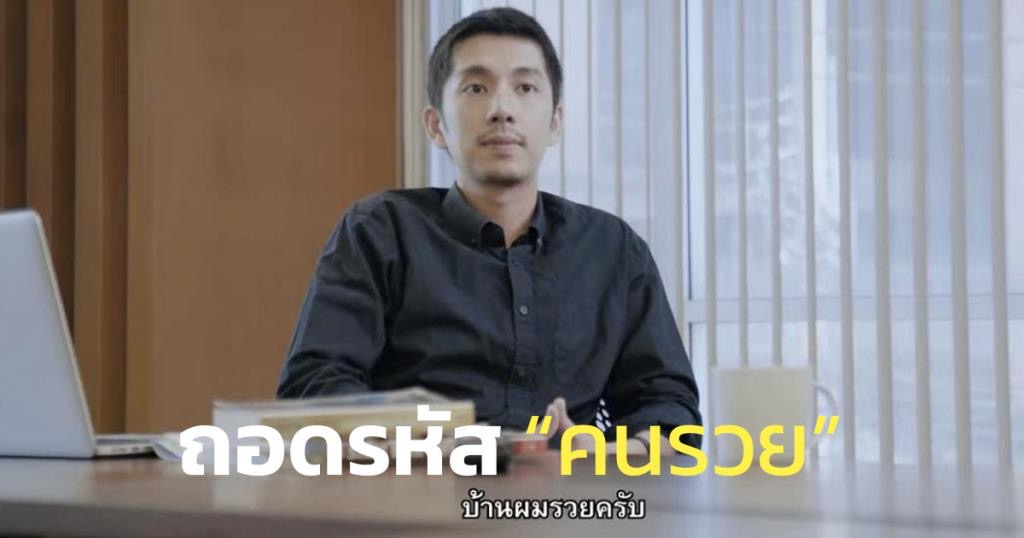
#> input picture week_02/pic.jpg, 1024 x 538 px
$ jupyter execute Activity.ipynb
#> lines starting #> are read from the running program, lines starting #| are printed output that depends on the picture; after the words box and inside, x2 and y2 are one past the last pixel; in counts of white or black regions, pixels touching at a corner belong together
[cell 1]
import cv2
import numpy as np
from matplotlib import pyplot as plt

[cell 2]
imgCv = cv2.imread("pic.jpg")
#> imgCv is the input picture: shape (538, 1024, 3); mean B, G, R 129, 129.3, 133.7
imgCv2 = cv2.imread("pic_02.jpg")
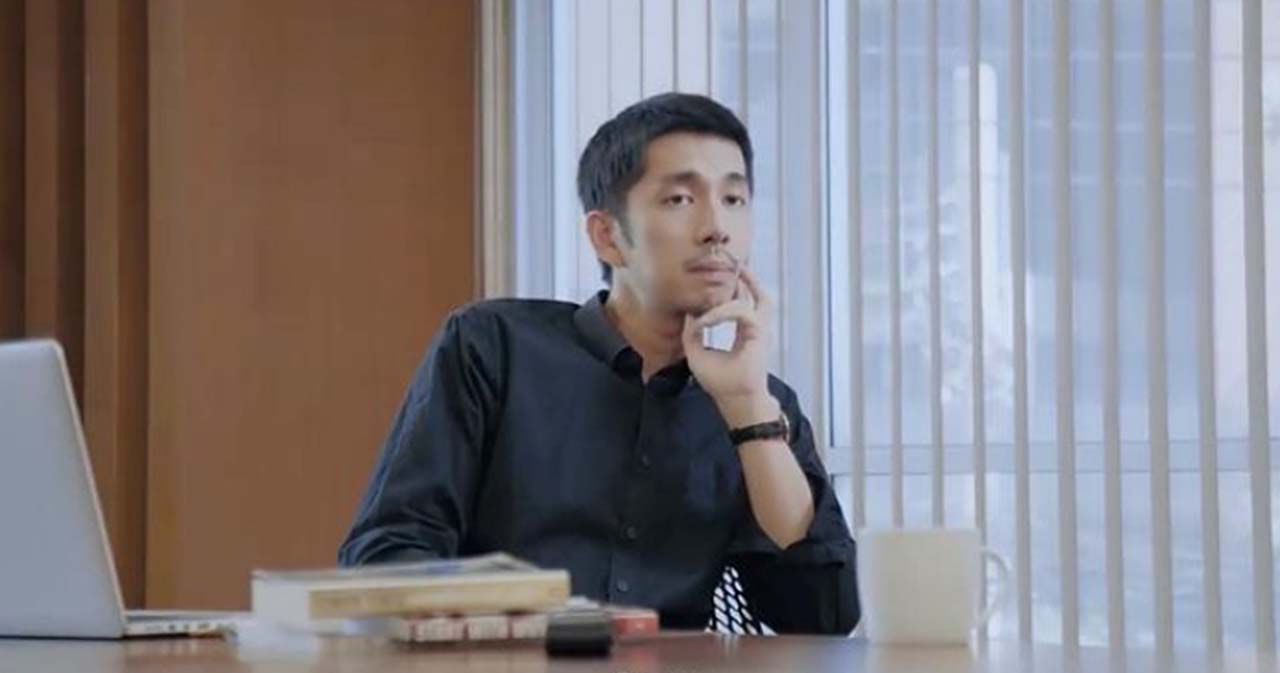
#> input picture week_02/pic_02.jpg, 1280 x 673 px
#> imgCv2 is the input picture: shape (673, 1280, 3); mean B, G, R 128.4, 124.7, 130
imgPlt = plt.imread("pic.jpg")
imgPlt2 = plt.imread("pic_02.jpg")

**2.1 Color Model Visualization**

[cell 3]
f, ax = plt.subplots(4, 4)
f.set_figheight(15)
f.set_figwidth(15)
f.set_facecolor("white")

# RGB
image_01 = cv2.cvtColor(imgCv, cv2.COLOR_BGR2RGB )
rr_01 = image_01
r_01 = rr_01[:, :, 0]
gg_01 = image_01
g_01 = gg_01[:, :, 1]
bb_01 = image_01
b_01 = bb_01[:, :, 2]
ax[0, 0].title.set_text("RGB")
ax[0, 0].imshow(image_01)
ax[0, 1].title.set_text("R")
ax[0, 1].imshow(r_01, cmap='gray')
ax[0, 2].title.set_text("G")
ax[0, 2].imshow(g_01, cmap='gray')
ax[0, 3].title.set_text("B")
ax[0, 3].imshow(b_01, cmap='gray')

#HSV
image_02 = cv2.cvtColor(imgPlt, cv2.COLOR_RGB2HSV )
#> image_02: shape (538, 1024, 3); mean H, S, V 70.6, 59.5, 145.9
hh_02 = image_02
h_02 = hh_02[:, :, 0]
ss_02 = image_02
s_02 = ss_02[:, :, 1]
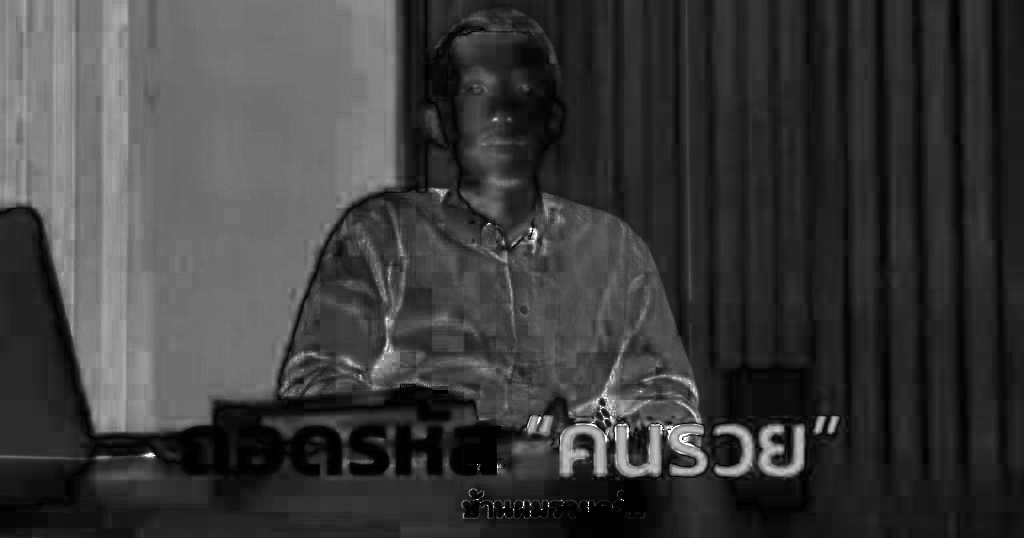
#> s_02: shape (538, 1024); min 0, max 255, mean 59.5
vv_02 = image_02
v_02 = vv_02[:, :, 2]
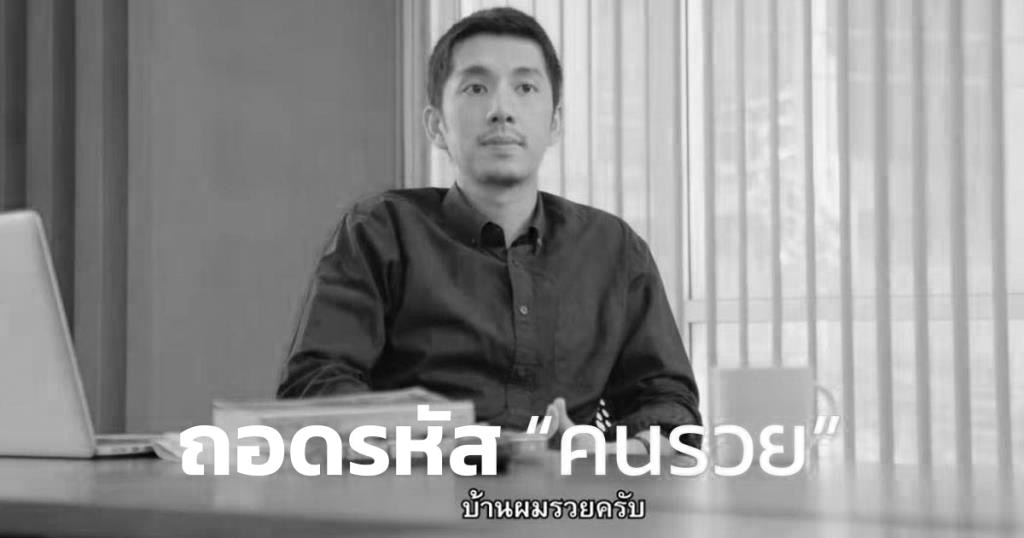
#> v_02: shape (538, 1024); min 0, max 255, mean 145.9
ax[1, 0].title.set_text("HSV")
ax[1, 0].imshow(image_02)
ax[1, 1].title.set_text("H")
ax[1, 1].imshow(h_02, cmap='gray')
ax[1, 2].title.set_text("S")
ax[1, 2].imshow(s_02, cmap='gray')
ax[1, 3].title.set_text("V")
ax[1, 3].imshow(v_02, cmap='gray')

#HLS
image_03 = cv2.cvtColor(imgPlt, cv2.COLOR_RGB2HLS )
#> image_03: shape (538, 1024, 3); mean of channels 0, 1, 2 70.5, 131.5, 54.8
hh_03 = image_03
h_03 = hh_03[:, :, 0]
ll_03 = image_03
l_03 = ll_03[:, :, 1]
ss_03 = image_03
s_03 = ss_03[:, :, 2]
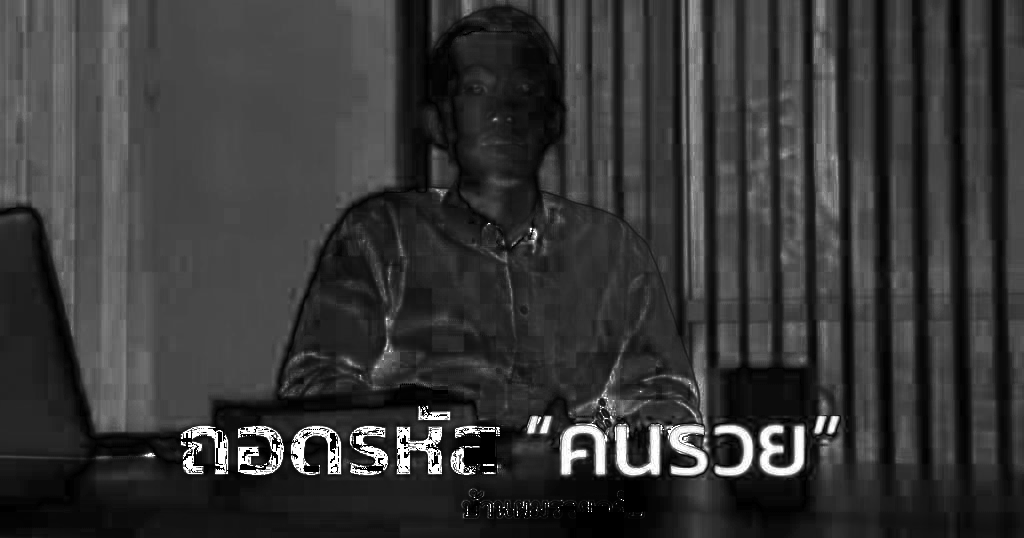
#> s_03: shape (538, 1024); min 0, max 255, mean 54.8
ax[2, 0].title.set_text("HLS")
ax[2, 0].imshow(image_03)
ax[2, 1].title.set_text("H")
ax[2, 1].imshow(h_03, cmap='gray')
ax[2, 2].title.set_text("L")
ax[2, 2].imshow(l_03, cmap='gray')
ax[2, 3].title.set_text("S")
ax[2, 3].imshow(s_03, cmap='gray')

#YCrCb
image_04 = cv2.cvtColor(imgPlt, cv2.COLOR_RGB2YCrCb )
#> image_04: shape (538, 1024, 3); mean of channels 0, 1, 2 130.6, 130.2, 127.1
yy_04 = image_04
y_04 = yy_04[:, :, 0]
rr_04 = image_04
r_04 = rr_04[:, :, 1]
bb_04 = image_04
b_04 = bb_04[:, :, 2]
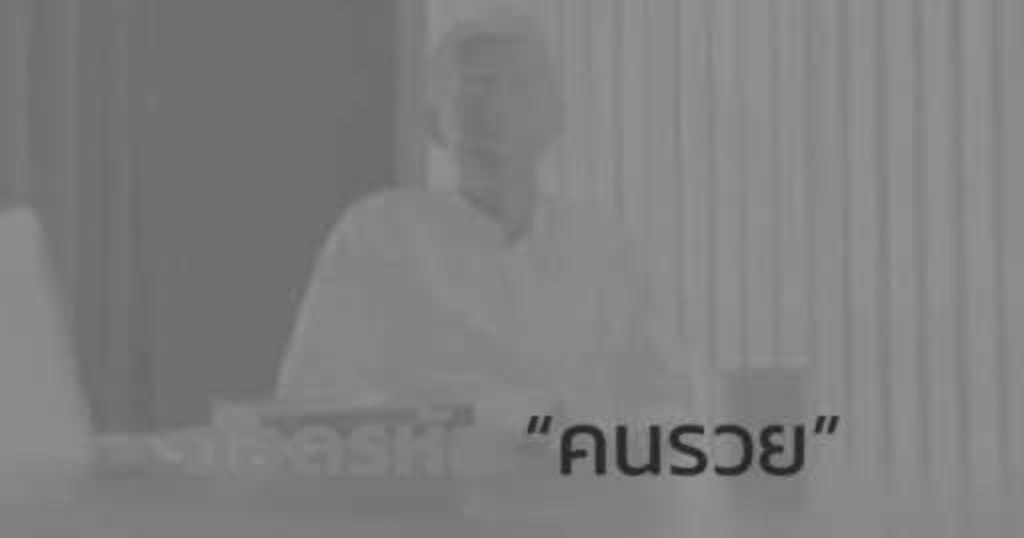
#> b_04: shape (538, 1024); min 31, max 151, mean 127.1
ax[3, 0].title.set_text("YCrCb")
ax[3, 0].imshow(image_04)
ax[3, 1].title.set_text("Y")
ax[3, 1].imshow(y_04, cmap='gray')
ax[3, 2].title.set_text("Cr")
ax[3, 2].imshow(r_04, cmap='gray')
ax[3, 3].title.set_text("Cb")
ax[3, 3].imshow(b_04, cmap='gray')

# ax[0, 0].axis('off')
# ax[0, 1].axis('off')
# ax[0, 2].axis('off')
# ax[0, 3].axis('off')
# ax[1, 0].axis('off')
# ax[1, 1].axis('off')
# ax[1, 2].axis('off')
# ax[1, 3].axis('off')
# ax[2, 0].axis('off')
# ax[2, 1].axis('off')
# ax[2, 2].axis('off')
# ax[2, 3].axis('off')
# ax[3, 0].axis('off')
# ax[3, 1].axis('off')
# ax[3, 2].axis('off')
# ax[3, 3].axis('off')
plt.savefig('act2_1.png', facecolor=f.get_facecolor(), transparent=True)
# plt.show()

**2.2 Image Addition**

[cell 4]
W1, W2 = [],[]

for i in range(20):
    w1 = 0+(i/20)
    w2 = 1-(i/20)
    W1.append(round(w1,2))
    W2.append(round(w2,2))

print(W1,W2)

[cell 5]
dim = (1024, 576)
resized_Img01 = cv2.resize(imgCv, dim, interpolation = cv2.INTER_AREA)
resized_Img02 = cv2.resize(imgCv2, dim, interpolation = cv2.INTER_AREA)
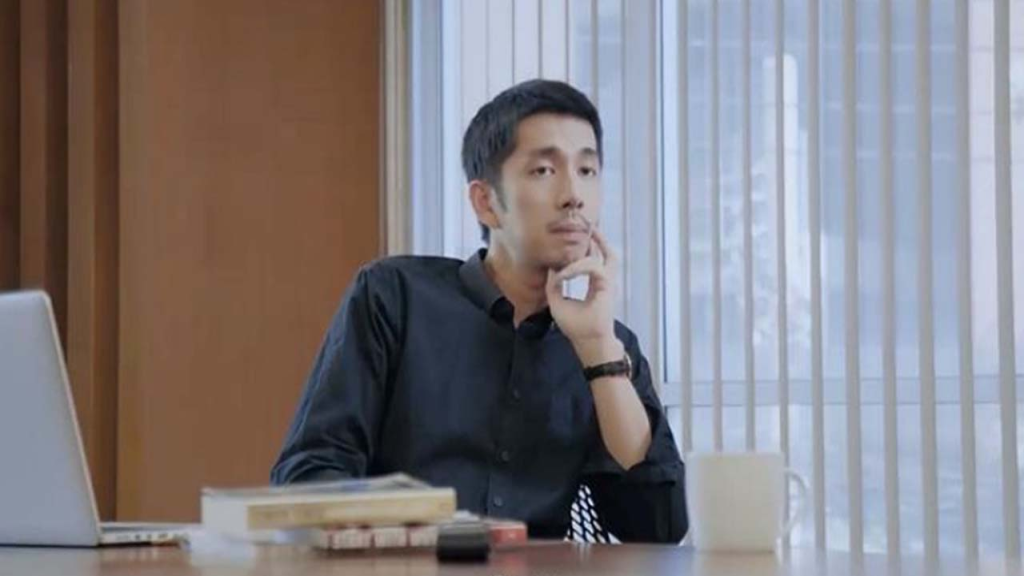
#> resized_Img02: shape (576, 1024, 3); mean B, G, R 128.4, 124.7, 130

[cell 6]
Frame = []

for i in range(20):
    frame = cv2.addWeighted(resized_Img01,W1[i],resized_Img02,W2[i],0)
    Frame.append(frame)
#> after the loop, Frame = 20 items

[cell 7]
file_path = 'act2_2.mp4'
fourcc = cv2.VideoWriter_fourcc('m', 'p', '4', 'v')
writer = cv2.VideoWriter(file_path, fourcc, 10, (1024, 576))

for frame in Frame:
    writer.write(frame)
#> this loop made 20 passes

for frame in reversed(Frame):
    writer.write(frame)

writer.release()
print("Finished")

**2.3 Image Bitwise AND operation**

[cell 8]
mask = np.zeros(imgPlt.shape[:2], dtype="uint8")
cv2.rectangle(mask, (200, 53), (600, 500), 255, -1)
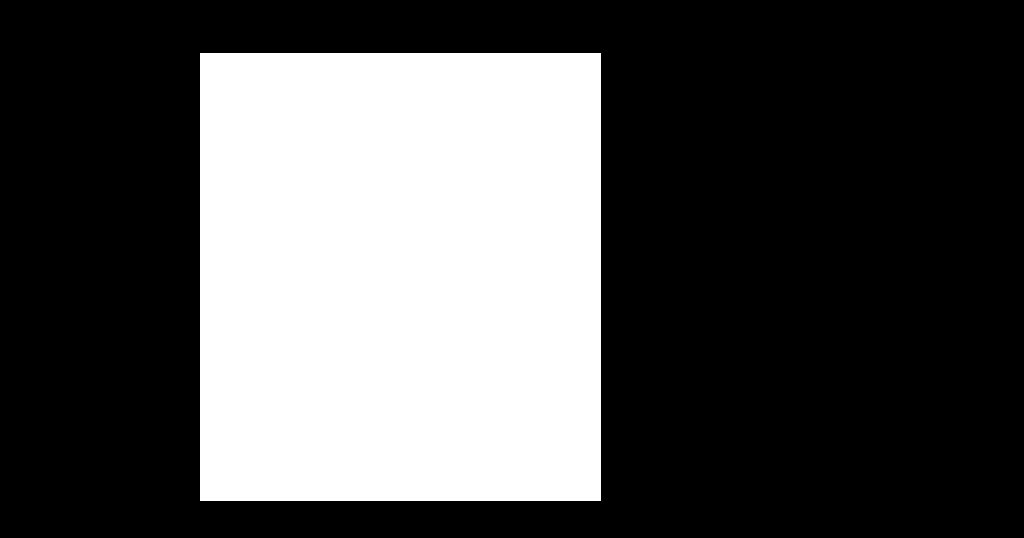
#> mask: shape (538, 1024); 32.6% white; 1 white region, box (x1, y1, x2, y2) and area: (200, 53, 601, 501) 179648
masked = cv2.bitwise_and(imgPlt, imgPlt, mask=mask)

f, axarr = plt.subplots(1,3)

f.set_figheight(15)
f.set_figwidth(15)
f.set_facecolor("white")
axarr[0].title.set_text("Original")
axarr[0].imshow(imgPlt)
axarr[1].title.set_text("Image Mask")
axarr[1].imshow(cv2.cvtColor(mask, cv2.COLOR_BGR2RGB ))
axarr[2].title.set_text("Bitwise_AND() result")
axarr[2].imshow(masked)
plt.savefig('act2_3.png', facecolor=f.get_facecolor(), transparent=True)
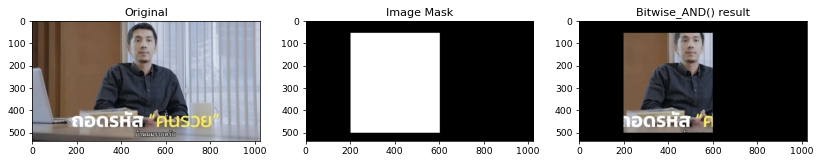
#> figure drawn by matplotlib, 3 panels
